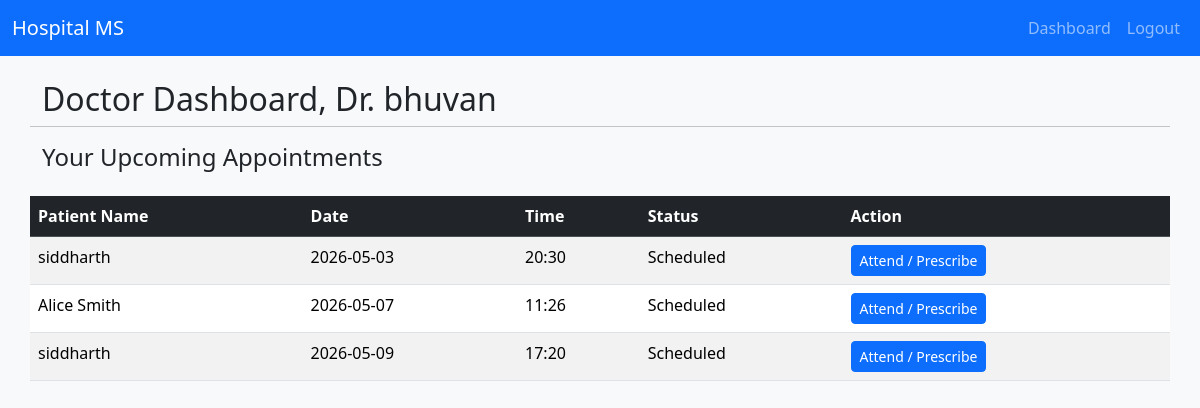
Page /doctor/dashboard (signed in) on the committed database.
### models.py (models this page shows)
class Doctor(db.Model):
    id = db.Column(db.Integer, primary_key=True)
    name = db.Column(db.String(100), nullable=False)
    specialization = db.Column(db.String(100), nullable=False)
    phone = db.Column(db.String(20), nullable=False)
    email = db.Column(db.String(100), unique=True, nullable=False)
    username = db.Column(db.String(80), unique=True, nullable=False)
    password = db.Column(db.String(200), nullable=False)
    appointments = db.relationship('Appointment', backref='doctor', lazy=True)
    prescriptions = db.relationship('Prescription', backref='doctor', lazy=True)

class Appointment(db.Model):
    id = db.Column(db.Integer, primary_key=True)
    patient_id = db.Column(db.Integer, db.ForeignKey('patient.id'), nullable=False)
    doctor_id = db.Column(db.Integer, db.ForeignKey('doctor.id'), nullable=False)
    date = db.Column(db.String(20), nullable=False)
    time = db.Column(db.String(20), nullable=False)
    status = db.Column(db.String(20), default='Scheduled') # Scheduled, Completed, Cancelled

class Patient(db.Model):
    id = db.Column(db.Integer, primary_key=True)
    name = db.Column(db.String(100), nullable=False)
    age = db.Column(db.Integer, nullable=False)
    gender = db.Column(db.String(10), nullable=False)
    phone = db.Column(db.String(20), nullable=False)
    username = db.Column(db.String(80), unique=True, nullable=False)
    password = db.Column(db.String(200), nullable=False)
    appointments = db.relationship('Appointment', backref='patient', lazy=True)
    prescriptions = db.relationship('Prescription', backref='patient', lazy=True)
    bills = db.relationship('Billing', backref='patient', lazy=True)

### app.py (the view)
@app.route('/doctor/dashboard')
def dashboard_doctor():
    auth = check_auth('doctor')
    if auth: return auth
    doctor_id = session['user_id']
    doctor = Doctor.query.get(doctor_id)
    appointments = Appointment.query.filter_by(doctor_id=doctor_id).order_by(Appointment.date.asc(), Appointment.time.asc()).all()
    return render_template('dashboard_doctor.html', assignments=appointments, appointments=appointments, doctor=doctor)

### app.py (called while the page is built)
def check_auth(role):
    if 'role' not in session or session['role'] != role:
        flash("Unauthorized access. Please login first.", "danger")
        if role == 'admin': return redirect(url_for('login_admin'))
        if role == 'doctor': return redirect(url_for('login_doctor'))
        if role == 'patient': return redirect(url_for('login_patient'))
    return None

### templates/dashboard_doctor.html (shortened to what this page needs)
{% extends 'base.html' %}
{% block content %}
<div class="row mt-4">
    <h2>Doctor Dashboard, Dr. {{ doctor.name }}</h2>
    <hr>
    <h4>Your Upcoming Appointments</h4>
    <table class="table table-striped mt-3">
        <thead class="table-dark">
            <tr>
                <th>Patient Name</th>
                <th>Date</th>
                <th>Time</th>
                <th>Status</th>
                <th>Action</th>
            </tr>
        </thead>
        <tbody>
            {% for appt in appointments %}
            <tr>
                <td>{{ appt.patient.name }}</td>
                <td>{{ appt.date }}</td>
                <td>{{ appt.time }}</td>
                <td>{{ appt.status }}</td>
                <td>
                    {% if appt.status == 'Scheduled' %}
                    <button class="btn btn-sm btn-primary" data-bs-toggle="modal" data-bs-target="#prescriptionModal{{ appt.id }}">Attend / Prescribe</button>
                    {% else %}
                    <span class="badge bg-success">Completed</span>
                    {% endif %}
                </td>
            </tr>
            {% else %}
            <tr><td colspan="5" class="text-center">No upcoming appointments</td></tr>
            {% endfor %}
        </tbody>
    </table>
</div>
{% endblock %}

### templates/base.html (shortened to what this page needs)
<!DOCTYPE html>
<html lang="en">
<head>
    <link href="https://cdn.jsdelivr.net/npm/bootstrap@5.3.2/dist/css/bootstrap.min.css" rel="stylesheet">
</head>
<body>
    <nav class="navbar navbar-expand-lg navbar-dark bg-primary">
        <div class="container-fluid">
            <a class="navbar-brand" href="/">Hospital MS</a>
            <div class="collapse navbar-collapse" id="navbarNav">
                <ul class="navbar-nav ms-auto">
                    {% if session.get('role') == 'admin' %}
                        <li class="nav-item"><a class="nav-link" href="{{ url_for('dashboard_admin') }}">Dashboard</a></li>
                        <li class="nav-item"><a class="nav-link" href="{{ url_for('admin_doctors') }}">Doctors</a></li>
                        <li class="nav-item"><a class="nav-link" href="{{ url_for('admin_patients') }}">Patients</a></li>
                        <li class="nav-item"><a class="nav-link" href="{{ url_for('admin_appointments') }}">Appointments</a></li>
                        <li class="nav-item"><a class="nav-link" href="{{ url_for('admin_billing') }}">Billing</a></li>
                        <li class="nav-item"><a class="nav-link" href="{{ url_for('logout') }}">Logout</a></li>
                    {% elif session.get('role') == 'doctor' %}
                        <li class="nav-item"><a class="nav-link" href="{{ url_for('dashboard_doctor') }}">Dashboard</a></li>
                        <li class="nav-item"><a class="nav-link" href="{{ url_for('logout') }}">Logout</a></li>
                    {% elif session.get('role') == 'patient' %}
                        <li class="nav-item"><a class="nav-link" href="{{ url_for('dashboard_patient') }}">Dashboard</a></li>
                        <li class="nav-item"><a class="nav-link" href="{{ url_for('logout') }}">Logout</a></li>
                    {% else %}
                        <li class="nav-item"><a class="nav-link" href="{{ url_for('login_admin') }}">Admin Login</a></li>
                        <li class="nav-item"><a class="nav-link" href="{{ url_for('login_doctor') }}">Doctor Login</a></li>
                        <li class="nav-item"><a class="nav-link" href="{{ url_for('login_patient') }}">Patient Login</a></li>
                    {% endif %}
                </ul>
            </div>
        </div>
    </nav>
    <div class="container">
        {% block content %}{% endblock %}
    </div>
</body>
</html>

### templates/base.html (style rules this page uses)
body { background-color: #f8f9fa; }
.navbar { margin-bottom: 20px; }

### rows in the picture
Doctor: name "bhuvan"
Appointment: patient.name "siddharth", date "2026-05-03", time "20:30", status "Scheduled"
Appointment: patient.name "Alice Smith", date "2026-05-07", time "11:26", status "Scheduled"
Appointment: patient.name "siddharth", date "2026-05-09", time "17:20", status "Scheduled"
